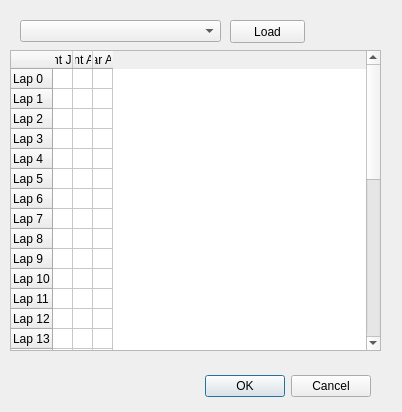
<?xml version="1.0" encoding="UTF-8"?>
<ui version="4.0">
 <class>Dialog</class>
 <widget class="QDialog" name="Dialog">
  <property name="geometry">
   <rect>
    <x>0</x>
    <y>0</y>
    <width>402</width>
    <height>412</height>
   </rect>
  </property>
  <property name="windowTitle">
   <string>Dialog</string>
  </property>
  <widget class="QDialogButtonBox" name="buttonBox">
   <property name="geometry">
    <rect>
     <x>30</x>
     <y>370</y>
     <width>341</width>
     <height>32</height>
    </rect>
   </property>
   <property name="orientation">
    <enum>Qt::Horizontal</enum>
   </property>
   <property name="standardButtons">
    <set>QDialogButtonBox::Cancel|QDialogButtonBox::Ok</set>
   </property>
  </widget>
  <widget class="QTableWidget" name="indyInfoGrid">
   <property name="geometry">
    <rect>
     <x>10</x>
     <y>50</y>
     <width>371</width>
     <height>301</height>
    </rect>
   </property>
   <attribute name="horizontalHeaderDefaultSectionSize">
    <number>20</number>
   </attribute>
   <attribute name="verticalHeaderDefaultSectionSize">
    <number>20</number>
   </attribute>
   <row>
    <property name="text">
     <string>Lap 0</string>
    </property>
   </row>
   <row>
    <property name="text">
     <string>Lap 1</string>
    </property>
   </row>
   <row>
    <property name="text">
     <string>Lap 2</string>
    </property>
   </row>
   <row>
    <property name="text">
     <string>Lap 3</string>
    </property>
   </row>
   <row>
    <property name="text">
     <string>Lap 4</string>
    </property>
   </row>
   <row>
    <property name="text">
     <string>Lap 5</string>
    </property>
   </row>
   <row>
    <property name="text">
     <string>Lap 6</string>
    </property>
   </row>
   <row>
    <property name="text">
     <string>Lap 7</string>
    </property>
   </row>
   <row>
    <property name="text">
     <string>Lap 8</string>
    </property>
   </row>
   <row>
    <property name="text">
     <string>Lap 9</string>
    </property>
   </row>
   <row>
    <property name="text">
     <string>Lap 10</string>
    </property>
   </row>
   <row>
    <property name="text">
     <string>Lap 11</string>
    </property>
   </row>
   <row>
    <property name="text">
     <string>Lap 12</string>
    </property>
   </row>
   <row>
    <property name="text">
     <string>Lap 13</string>
    </property>
   </row>
   <row>
    <property name="text">
     <string>Lap 14</string>
    </property>
   </row>
   <row>
    <property name="text">
     <string>Lap 15</string>
    </property>
   </row>
   <row>
    <property name="text">
     <string>Lap 16</string>
    </property>
   </row>
   <row>
    <property name="text">
     <string>Lap 17</string>
    </property>
   </row>
   <row>
    <property name="text">
     <string>Lap 18</string>
    </property>
   </row>
   <row>
    <property name="text">
     <string>Lap 19</string>
    </property>
   </row>
   <row>
    <property name="text">
     <string>Lap 20</string>
    </property>
   </row>
   <row>
    <property name="text">
     <string>Lap 21</string>
    </property>
   </row>
   <row>
    <property name="text">
     <string>Lap 22</string>
    </property>
   </row>
   <row>
    <property name="text">
     <string>Lap 23</string>
    </property>
   </row>
   <row>
    <property name="text">
     <string>Lap 24</string>
    </property>
   </row>
   <row>
    <property name="text">
     <string>Lap 25</string>
    </property>
   </row>
   <row>
    <property name="text">
     <string>Lap 26</string>
    </property>
   </row>
   <row>
    <property name="text">
     <string>Lap 27</string>
    </property>
   </row>
   <row>
    <property name="text">
     <string>Lap 28</string>
    </property>
   </row>
   <row>
    <property name="text">
     <string>Lap 29</string>
    </property>
   </row>
   <row>
    <property name="text">
     <string>Lap 30</string>
    </property>
   </row>
   <row>
    <property name="text">
     <string>Lap 31</string>
    </property>
   </row>
   <row>
    <property name="text">
     <string>Lap 32</string>
    </property>
   </row>
   <column>
    <property name="text">
     <string>Weight Jacker</string>
    </property>
   </column>
   <column>
    <property name="text">
     <string>Front ARB</string>
    </property>
   </column>
   <column>
    <property name="text">
     <string>Rear ARB</string>
    </property>
   </column>
   <item row="0" column="0">
    <property name="flags">
     <set>ItemIsSelectable|ItemIsEditable|ItemIsDragEnabled|ItemIsEnabled</set>
    </property>
   </item>
   <item row="0" column="1">
    <property name="flags">
     <set>ItemIsSelectable|ItemIsEditable|ItemIsDragEnabled|ItemIsEnabled</set>
    </property>
   </item>
   <item row="0" column="2">
    <property name="flags">
     <set>ItemIsSelectable|ItemIsEditable|ItemIsDragEnabled|ItemIsEnabled</set>
    </property>
   </item>
   <item row="1" column="0">
    <property name="flags">
     <set>ItemIsSelectable|ItemIsEditable|ItemIsDragEnabled|ItemIsEnabled</set>
    </property>
   </item>
   <item row="1" column="1">
    <property name="flags">
     <set>ItemIsSelectable|ItemIsEditable|ItemIsDragEnabled|ItemIsEnabled</set>
    </property>
   </item>
   <item row="1" column="2">
    <property name="flags">
     <set>ItemIsSelectable|ItemIsEditable|ItemIsDragEnabled|ItemIsEnabled</set>
    </property>
   </item>
   <item row="2" column="0">
    <property name="flags">
     <set>ItemIsSelectable|ItemIsEditable|ItemIsDragEnabled|ItemIsEnabled</set>
    </property>
   </item>
   <item row="2" column="1">
    <property name="flags">
     <set>ItemIsSelectable|ItemIsEditable|ItemIsDragEnabled|ItemIsEnabled</set>
    </property>
   </item>
   <item row="2" column="2">
    <property name="flags">
     <set>ItemIsSelectable|ItemIsEditable|ItemIsDragEnabled|ItemIsEnabled</set>
    </property>
   </item>
   <item row="3" column="0">
    <property name="flags">
     <set>ItemIsSelectable|ItemIsEditable|ItemIsDragEnabled|ItemIsEnabled</set>
    </property>
   </item>
  </widget>
  <widget class="QComboBox" name="trackNameCombo">
   <property name="geometry">
    <rect>
     <x>20</x>
     <y>20</y>
     <width>201</width>
     <height>22</height>
    </rect>
   </property>
  </widget>
  <widget class="QPushButton" name="loadIndyTrack">
   <property name="geometry">
    <rect>
     <x>230</x>
     <y>20</y>
     <width>75</width>
     <height>23</height>
    </rect>
   </property>
   <property name="text">
    <string>Load</string>
   </property>
  </widget>
 </widget>
 <resources/>
 <connections>
  <connection>
   <sender>buttonBox</sender>
   <signal>accepted()</signal>
   <receiver>Dialog</receiver>
   <slot>accept()</slot>
   <hints>
    <hint type="sourcelabel">
     <x>248</x>
     <y>254</y>
    </hint>
    <hint type="destinationlabel">
     <x>157</x>
     <y>274</y>
    </hint>
   </hints>
  </connection>
  <connection>
   <sender>buttonBox</sender>
   <signal>rejected()</signal>
   <receiver>Dialog</receiver>
   <slot>reject()</slot>
   <hints>
    <hint type="sourcelabel">
     <x>316</x>
     <y>260</y>
    </hint>
    <hint type="destinationlabel">
     <x>286</x>
     <y>274</y>
    </hint>
   </hints>
  </connection>
 </connections>
</ui>
